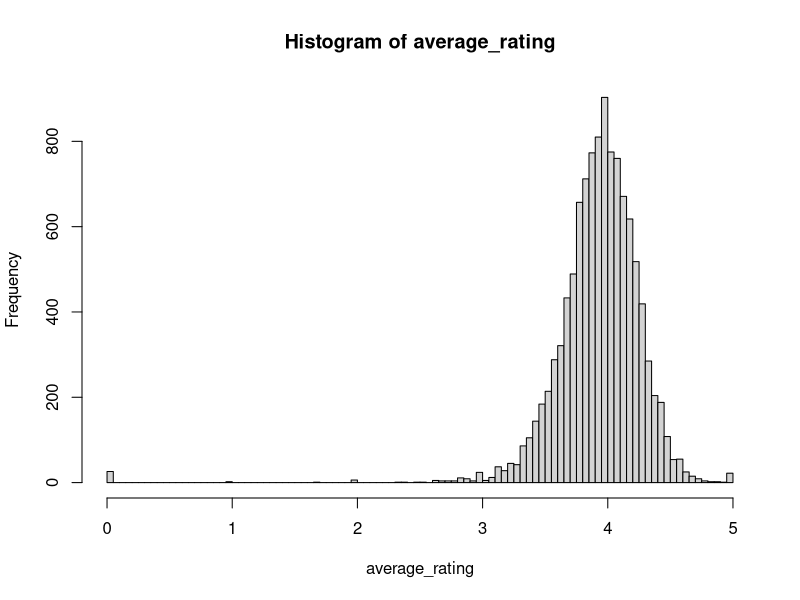

Recreate this plot in R. (Note: this script raises an error after producing the figure.)
## ---- chunk 1
knitr::opts_chunk$set(echo = TRUE)
## ---- chunk 2
rm(list=ls())
## ---- chunk 3
library(tidyverse)
library(skimr)
## ---- chunk 4
data <- read_csv("books.csv")
## ---- chunk 5
skim(data)
## ---- chunk 6
attach(data)
## ---- chunk 7
hist(average_rating,breaks = 100)
## ---- chunk 8
summary(average_ratings)
## ---- chunk 9
hist(num_pages,breaks = 100)
## ---- chunk 10
hist(text_reviews_count, breaks = 50)
## ---- chunk 11
hist(ratings_count, breaks = 50)
## ---- chunk 12
av_cut <- cut(average_rating,breaks = c(0,2.7,4.5,5),include.lowest = T,
               right = T)
plot(av_cut)
